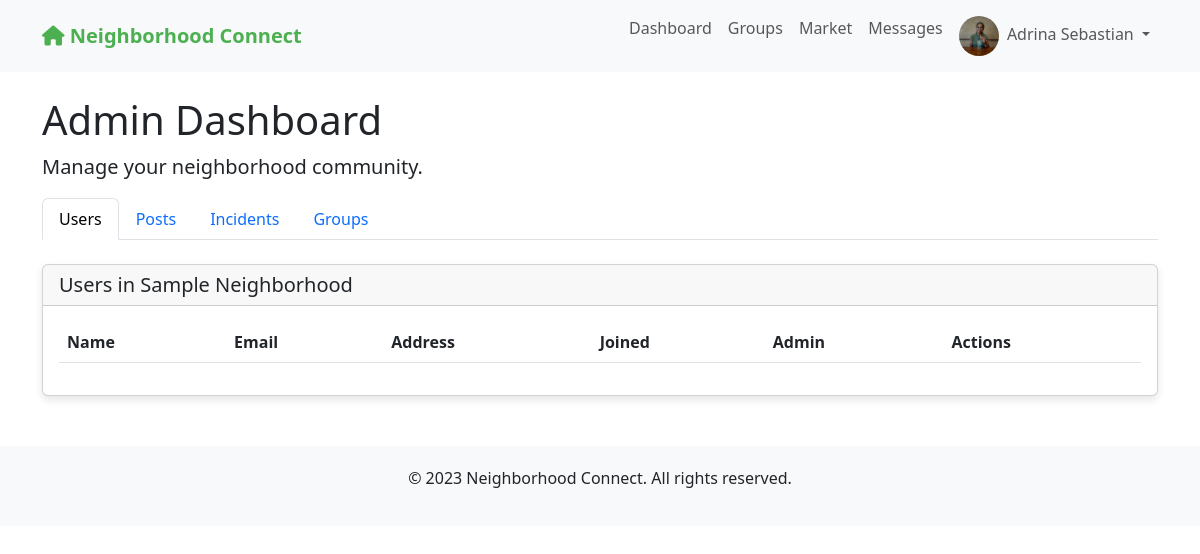
The page /profile (signed in) on the database its author committed.
### app.py (models this page shows)
class User(UserMixin, db.Model):
    id = db.Column(db.Integer, primary_key=True)
    email = db.Column(db.String(100), unique=True, nullable=False)
    password = db.Column(db.String(200), nullable=False)
    name = db.Column(db.String(100), nullable=False)
    address = db.Column(db.String(200), nullable=False)
    neighborhood_id = db.Column(db.Integer, db.ForeignKey('neighborhood.id'), nullable=False)
    profile_pic = db.Column(db.String(200), default='default.jpg')
    created_at = db.Column(db.DateTime, default=datetime.utcnow)
    is_admin = db.Column(db.Boolean, default=False)
    posts = db.relationship('Post', backref='author', lazy=True)
    comments = db.relationship('Comment', backref='author', lazy=True)
    incidents = db.relationship('Incident', backref='reporter', lazy=True)
    group_memberships = db.relationship('GroupMember', backref='user', lazy=True)

class Neighborhood(db.Model):
    id = db.Column(db.Integer, primary_key=True)
    name = db.Column(db.String(100), nullable=False)
    city = db.Column(db.String(100), nullable=False)
    state = db.Column(db.String(100), nullable=False)
    zip_code = db.Column(db.String(20), nullable=False)
    users = db.relationship('User', backref='neighborhood', lazy=True)
    posts = db.relationship('Post', backref='neighborhood', lazy=True)
    incidents = db.relationship('Incident', backref='neighborhood', lazy=True)
    groups = db.relationship('Group', backref='neighborhood', lazy=True)

### app.py (the view)
@app.route('/profile')
@login_required
def profile():
    user_groups = [membership.group for membership in current_user.group_memberships]
    return render_template('profile.html', user=current_user, user_groups=user_groups)

### app.py (called while the page is built)
@login_manager.user_loader
def load_user(user_id):
    return User.query.get(int(user_id))

### templates/profile.html (shortened to what this page needs)
{% extends "base.html" %}
{% block content %}
<h1>Admin Dashboard</h1>
<p class="lead">Manage your neighborhood community.</p>
<ul class="nav nav-tabs mb-4" id="adminTabs" role="tablist">
    <li class="nav-item" role="presentation">
        <button class="nav-link active" id="users-tab" data-bs-toggle="tab" data-bs-target="#users" type="button" role="tab" aria-controls="users" aria-selected="true">Users</button>
    </li>
    <li class="nav-item" role="presentation">
        <button class="nav-link" id="posts-tab" data-bs-toggle="tab" data-bs-target="#posts" type="button" role="tab" aria-controls="posts" aria-selected="false">Posts</button>
    </li>
    <li class="nav-item" role="presentation">
        <button class="nav-link" id="incidents-tab" data-bs-toggle="tab" data-bs-target="#incidents" type="button" role="tab" aria-controls="incidents" aria-selected="false">Incidents</button>
    </li>
    <li class="nav-item" role="presentation">
        <button class="nav-link" id="groups-tab" data-bs-toggle="tab" data-bs-target="#groups" type="button" role="tab" aria-controls="groups" aria-selected="false">Groups</button>
    </li>
</ul>
<div class="tab-content" id="adminTabsContent">
    <div class="tab-pane fade show active" id="users" role="tabpanel" aria-labelledby="users-tab">
        <div class="card">
            <div class="card-header">
                <h5 class="mb-0">Users in {{ current_user.neighborhood.name }}</h5>
            </div>
            <div class="card-body">
                <div class="table-responsive">
                    <table class="table table-striped">
                        <thead>
                            <tr>
                                <th>Name</th>
                                <th>Email</th>
                                <th>Address</th>
                                <th>Joined</th>
                                <th>Admin</th>
                                <th>Actions</th>
                            </tr>
                        </thead>
                    </table>
                </div>
            </div>
        </div>
    </div>
</div>
{% endblock %}

### templates/base.html (shortened to what this page needs)
<!DOCTYPE html>
<html lang="en">
<head>
    <link rel="stylesheet" href="https://cdn.jsdelivr.net/npm/bootstrap@5.3.0/dist/css/bootstrap.min.css">
    <link rel="stylesheet" href="https://cdnjs.cloudflare.com/ajax/libs/font-awesome/6.0.0-beta3/css/all.min.css">
</head>
<body>
    <nav class="navbar navbar-expand-lg navbar-light bg-light">
        <div class="container">
            <a class="navbar-brand" href="{{ url_for('index') }}">
                <i class="fas fa-home"></i> Neighborhood Connect
            </a>
            <div class="collapse navbar-collapse" id="navbarNav">
                <ul class="navbar-nav ms-auto">
                    {% if current_user.is_authenticated %}
                        <li class="nav-item">
                            <a class="nav-link" href="{{ url_for('dashboard') }}">Dashboard</a>
                        </li>
                        <li class="nav-item">
                            <a class="nav-link" href="{{ url_for('groups') }}">Groups</a>
                        </li>
                        <li class="nav-item">
                            <a class="nav-link" href="{{ url_for('market') }}">Market</a>
                        </li>
                        <li class="nav-item">
                            <a class="nav-link" href="{{ url_for('messages') }}">
                                Messages
                            </a>
                        </li>
                        <li class="nav-item dropdown">
                            <a class="nav-link dropdown-toggle" href="#" id="navbarDropdown" role="button" data-bs-toggle="dropdown" aria-expanded="false">
                                <img src="{{ url_for('static', filename='uploads/' + current_user.profile_pic) }}" alt="Profile" class="profile-img me-1">
                                {{ current_user.name }}
                            </a>
                        </li>
                    {% endif %}
                </ul>
            </div>
        </div>
    </nav>
    <div class="container mt-4">
        {% block content %}{% endblock %}
    </div>
    <footer class="footer">
        <div class="container">
            <p>&copy; 2023 Neighborhood Connect. All rights reserved.</p>
        </div>
    </footer>
</body>
</html>

### templates/base.html (style rules this page uses)
.navbar-brand { font-weight: bold; color: #4CAF50 !important; }
.card { margin-bottom: 20px; box-shadow: 0 4px 8px rgba(0,0,0,0.1); }
.profile-img { width: 40px; height: 40px; border-radius: 50%; object-fit: cover; }
.footer { margin-top: 50px; padding: 20px 0; background-color: #f8f9fa; text-align: center; }

### rows shown on the page
User: profile_pic (picture), name "Adrina Sebastian"
Neighborhood: neighborhood.name "Sample Neighborhood"
